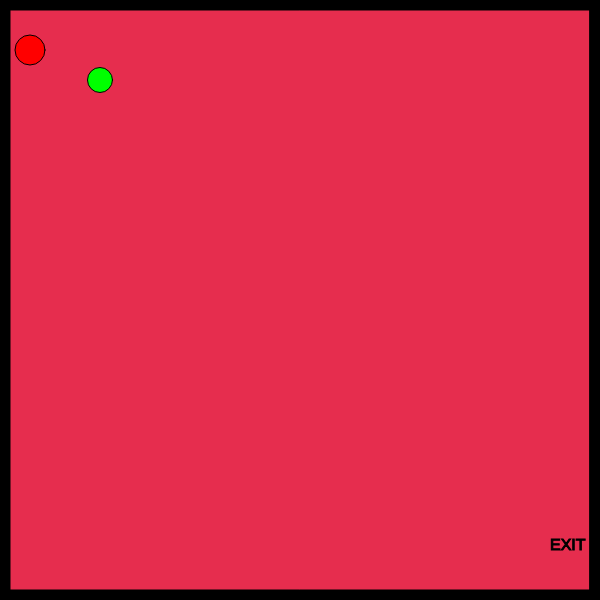
Frame 1 (no input)
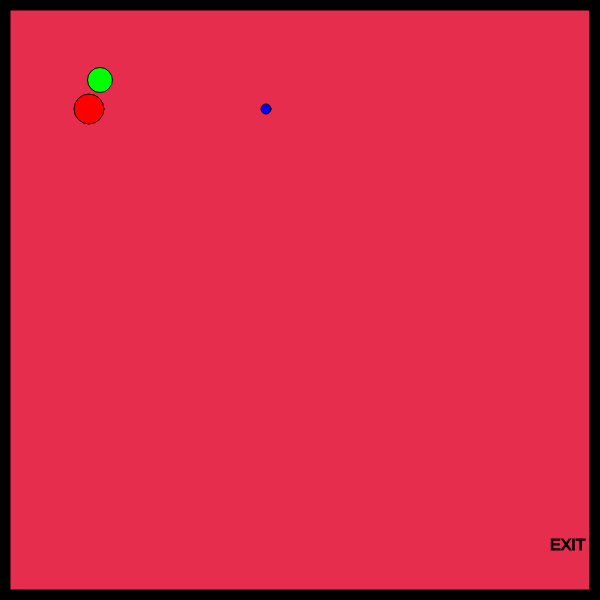
Frame 60 (no input)
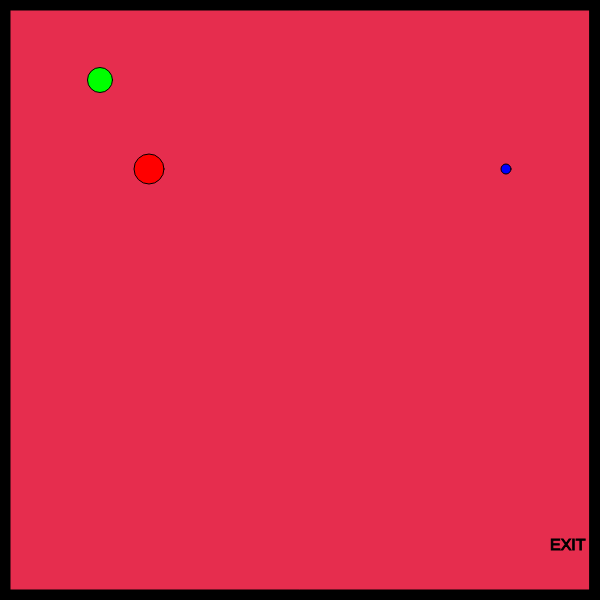
Frame 120 (the mouse pressed at the canvas centre since frame 60)

The p5.js sketch that drew these frames (run headless with seeded random() and noise() and a simulated clock; from frame 60 on, the mouse is pressed at the canvas centre):

// p5.js sketch
// ── sketch.js
const keys = {
    w: 87,
    s: 83,
    a: 65,
    d: 68,    
}

var player = {
    X: 100,
    Y: 80,
    Speed: 5,
    Size: 25,
    Color: '#00ff00'
}

function createRandomSpeed(){
    return Math.floor(Math.random() * (Math.floor(Math.random() * 5)) + 1);
}

var obstacles = [
    {
        X: 30,
        Y: 50,
        XSpeed: createRandomSpeed(),
        YSpeed: createRandomSpeed(),
        Size: 10,
        Color: '#0000ff'
    },
    {
        X: 30,
        Y: 50,
        XSpeed: createRandomSpeed(),
        YSpeed: createRandomSpeed(),
        Size: 30,
        Color: '#ff0000'
    }
]

const canvas = {
    Width: 600,
    Height: 600,
    BorderThickness: 10,
    BackgroundColor: '#e62d4e'
}

// create a shape when the mouse is clicked
var mouseShapeX;
var mouseShapeY;

function setup()
{
    createCanvas(canvas.Width, canvas.Height);
}

function draw()
{
    background(canvas.BackgroundColor);
    stroke(0);
    fill(0);
    
    // top border
    rect(0, 0, canvas.Width, canvas.BorderThickness);
    // left border
    rect(0, 0, canvas.BorderThickness, canvas.Height);
    // bottom border
    rect(0, canvas.Height-canvas.BorderThickness, canvas.Width, canvas.BorderThickness);
    // right upper border
    rect(canvas.Width-canvas.BorderThickness, 0, canvas.BorderThickness, canvas.Height-canvas.BorderThickness);

    // exit message
    textSize(16);
    text("EXIT", canvas.Width-50, canvas.Height-50)

    // player
    fill(player.Color);
    circle(player.X, player.Y, player.Size);

    // handle the keys
    if(keyIsDown(keys.w))
    {
        player.Y -= player.Speed;   
    }
    if(keyIsDown(keys.s))
    {
        player.Y += player.Speed;   
    }
    if(keyIsDown(keys.a))
    {
        player.X -= player.Speed;   
    }
    if(keyIsDown(keys.d))
    {
        player.X += player.Speed;   
    }

    // check to see if the character has left the exit
    if (player.X > canvas.Width && player.Y > canvas.Height-50)
    {
        console.log('you win');
        fill(0);
        stroke(5);
        textSize(26);
        text("You Win!", canvas.Width/2-50, canvas.Height/2-50);
    }
    
    obstacles.forEach(obstacle => {
        // potential enemy
        fill(obstacle.Color);
        // draw the shape
        circle(obstacle.X, obstacle.Y, obstacle.Size);

        // move the shape
        obstacle.X += obstacle.XSpeed;
        obstacle.Y += obstacle.YSpeed;
        // check to see if the shape has gone out of bounds
        if (obstacle.X > width)
        {
            obstacle.X = 0;
        }
        if (obstacle.X < 0)
        {
            obstacle.X = width;
        }
        if (obstacle.Y > height)
        {
            obstacle.Y = 0;
        }
        if (obstacle.Y < 0)
        {
            player.Y = height;
        }
    });

    // create the shape based on the mouse click
    fill(120,130,140);
    circle(mouseShapeX, mouseShapeY, 25);
}

function mouseClicked()
{
    mouseShapeX = mouseX;
    mouseShapeY = mouseY;
}
